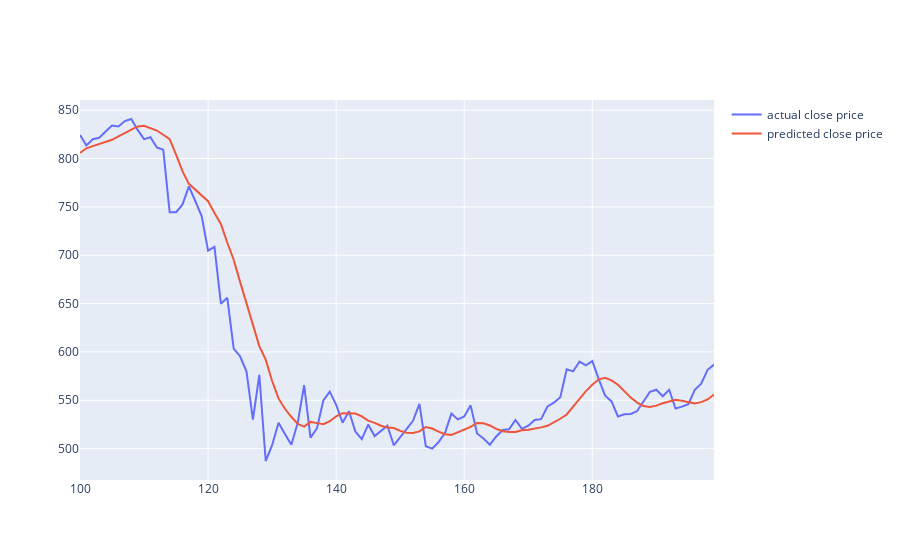

The notebook cell saved with this chart:
### Code cell
fig = go.Figure()
fig.add_trace(go.Scatter(x=df.index[100:200], y=y_test[100:200,0], mode='lines', name='actual close price'))
fig.add_trace(go.Scatter(x=df.index[100:200], y= y_test_pred[100:200,0], mode='lines', name='predicted close price'))
